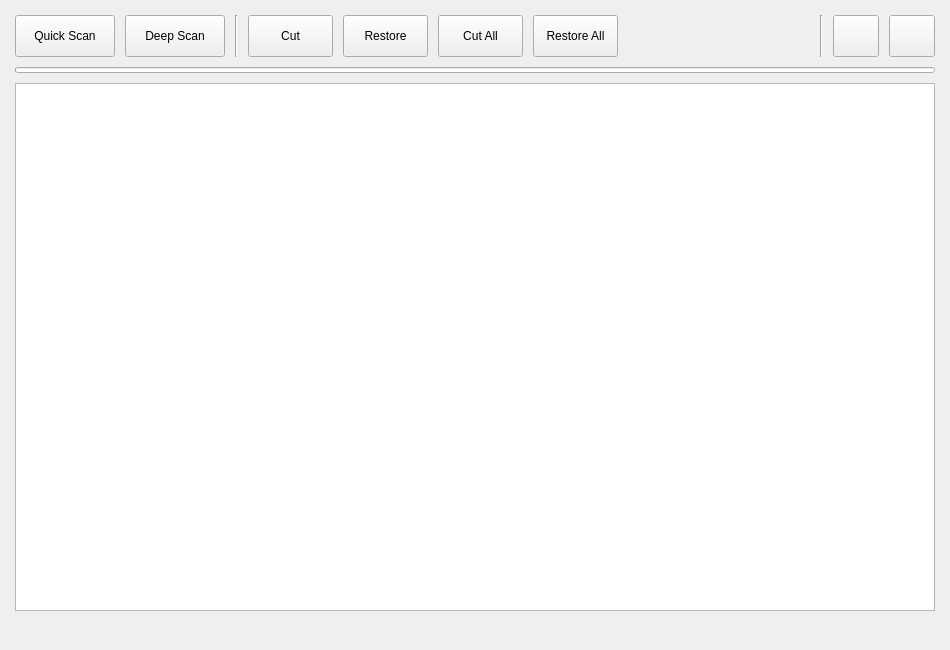
<?xml version="1.0" encoding="UTF-8"?>
<ui version="4.0">
 <class>MainWindow</class>
 <widget class="QMainWindow" name="MainWindow">
  <property name="geometry">
   <rect>
    <x>0</x>
    <y>0</y>
    <width>950</width>
    <height>650</height>
   </rect>
  </property>
  <property name="minimumSize">
   <size>
    <width>950</width>
    <height>650</height>
   </size>
  </property>
  <property name="windowTitle">
   <string>Elmocut - KiraiEEE Test Edition</string>
  </property>
  <property name="animated">
   <bool>true</bool>
  </property>
  <widget class="QWidget" name="centralwidget">
   <layout class="QVBoxLayout" name="verticalLayout_main">
    <property name="spacing">
     <number>10</number>
    </property>
    <property name="leftMargin">
     <number>15</number>
    </property>
    <property name="topMargin">
     <number>15</number>
    </property>
    <property name="rightMargin">
     <number>15</number>
    </property>
    <property name="bottomMargin">
     <number>15</number>
    </property>
    <item>
     <layout class="QHBoxLayout" name="toolbarLayout">
      <property name="spacing">
       <number>10</number>
      </property>
      <item>
       <widget class="QPushButton" name="btnScanEasy">
        <property name="minimumSize">
         <size>
          <width>100</width>
          <height>42</height>
         </size>
        </property>
        <property name="maximumSize">
         <size>
          <width>130</width>
          <height>42</height>
         </size>
        </property>
        <property name="toolTip">
         <string>Quick Scan (ARP)</string>
        </property>
        <property name="text">
         <string>Quick Scan</string>
        </property>
        <property name="iconSize">
         <size>
          <width>26</width>
          <height>26</height>
         </size>
        </property>
       </widget>
      </item>
      <item>
       <widget class="QPushButton" name="btnScanHard">
        <property name="minimumSize">
         <size>
          <width>100</width>
          <height>42</height>
         </size>
        </property>
        <property name="maximumSize">
         <size>
          <width>130</width>
          <height>42</height>
         </size>
        </property>
        <property name="toolTip">
         <string>Deep Scan (Ping)</string>
        </property>
        <property name="text">
         <string>Deep Scan</string>
        </property>
        <property name="iconSize">
         <size>
          <width>26</width>
          <height>26</height>
         </size>
        </property>
       </widget>
      </item>
      <item>
       <widget class="Line" name="separator1">
        <property name="orientation">
         <enum>Qt::Vertical</enum>
        </property>
       </widget>
      </item>
      <item>
       <widget class="QPushButton" name="btnKill">
        <property name="minimumSize">
         <size>
          <width>85</width>
          <height>42</height>
         </size>
        </property>
        <property name="maximumSize">
         <size>
          <width>110</width>
          <height>42</height>
         </size>
        </property>
        <property name="toolTip">
         <string>Cut Selected Device</string>
        </property>
        <property name="text">
         <string>Cut</string>
        </property>
        <property name="iconSize">
         <size>
          <width>26</width>
          <height>26</height>
         </size>
        </property>
       </widget>
      </item>
      <item>
       <widget class="QPushButton" name="btnUnkill">
        <property name="minimumSize">
         <size>
          <width>85</width>
          <height>42</height>
         </size>
        </property>
        <property name="maximumSize">
         <size>
          <width>110</width>
          <height>42</height>
         </size>
        </property>
        <property name="toolTip">
         <string>Restore Selected Device</string>
        </property>
        <property name="text">
         <string>Restore</string>
        </property>
        <property name="iconSize">
         <size>
          <width>26</width>
          <height>26</height>
         </size>
        </property>
       </widget>
      </item>
      <item>
       <widget class="QPushButton" name="btnKillAll">
        <property name="minimumSize">
         <size>
          <width>85</width>
          <height>42</height>
         </size>
        </property>
        <property name="maximumSize">
         <size>
          <width>110</width>
          <height>42</height>
         </size>
        </property>
        <property name="toolTip">
         <string>Cut All Devices</string>
        </property>
        <property name="text">
         <string>Cut All</string>
        </property>
        <property name="iconSize">
         <size>
          <width>26</width>
          <height>26</height>
         </size>
        </property>
       </widget>
      </item>
      <item>
       <widget class="QPushButton" name="btnUnkillAll">
        <property name="minimumSize">
         <size>
          <width>85</width>
          <height>42</height>
         </size>
        </property>
        <property name="maximumSize">
         <size>
          <width>110</width>
          <height>42</height>
         </size>
        </property>
        <property name="toolTip">
         <string>Restore All Devices</string>
        </property>
        <property name="text">
         <string>Restore All</string>
        </property>
        <property name="iconSize">
         <size>
          <width>26</width>
          <height>26</height>
         </size>
        </property>
       </widget>
      </item>
      <item>
       <spacer name="horizontalSpacer">
        <property name="orientation">
         <enum>Qt::Horizontal</enum>
        </property>
        <property name="sizeHint" stdset="0">
         <size>
          <width>40</width>
          <height>20</height>
         </size>
        </property>
       </spacer>
      </item>
      <item>
       <widget class="Line" name="separator2">
        <property name="orientation">
         <enum>Qt::Vertical</enum>
        </property>
       </widget>
      </item>
      <item>
       <widget class="QPushButton" name="btnSettings">
        <property name="minimumSize">
         <size>
          <width>46</width>
          <height>42</height>
         </size>
        </property>
        <property name="maximumSize">
         <size>
          <width>46</width>
          <height>42</height>
         </size>
        </property>
        <property name="toolTip">
         <string>Settings</string>
        </property>
        <property name="text">
         <string/>
        </property>
        <property name="iconSize">
         <size>
          <width>28</width>
          <height>28</height>
         </size>
        </property>
       </widget>
      </item>
      <item>
       <widget class="QPushButton" name="btnAbout">
        <property name="minimumSize">
         <size>
          <width>46</width>
          <height>42</height>
         </size>
        </property>
        <property name="maximumSize">
         <size>
          <width>46</width>
          <height>42</height>
         </size>
        </property>
        <property name="toolTip">
         <string>About</string>
        </property>
        <property name="text">
         <string/>
        </property>
        <property name="iconSize">
         <size>
          <width>28</width>
          <height>28</height>
         </size>
        </property>
       </widget>
      </item>
     </layout>
    </item>
    <item>
     <widget class="QProgressBar" name="pgbar">
      <property name="minimumSize">
       <size>
        <width>0</width>
        <height>6</height>
       </size>
      </property>
      <property name="maximumSize">
       <size>
        <width>16777215</width>
        <height>6</height>
       </size>
      </property>
      <property name="value">
       <number>0</number>
      </property>
      <property name="textVisible">
       <bool>false</bool>
      </property>
     </widget>
    </item>
    <item>
     <widget class="QTableWidget" name="tableScan">
      <property name="alternatingRowColors">
       <bool>true</bool>
      </property>
      <property name="selectionBehavior">
       <enum>QAbstractItemView::SelectRows</enum>
      </property>
      <property name="sortingEnabled">
       <bool>true</bool>
      </property>
     </widget>
    </item>
    <item>
     <layout class="QHBoxLayout" name="statusLayout">
      <property name="spacing">
       <number>12</number>
      </property>
      <item>
       <widget class="QLabel" name="lblleft">
        <property name="font">
         <font>
          <family>Consolas</family>
          <pointsize>9</pointsize>
         </font>
        </property>
        <property name="text">
         <string/>
        </property>
        <property name="alignment">
         <set>Qt::AlignLeading|Qt::AlignLeft|Qt::AlignVCenter</set>
        </property>
       </widget>
      </item>
      <item>
       <widget class="QLabel" name="lblcenter">
        <property name="font">
         <font>
          <family>Consolas</family>
          <pointsize>9</pointsize>
         </font>
        </property>
        <property name="text">
         <string/>
        </property>
        <property name="alignment">
         <set>Qt::AlignCenter</set>
        </property>
       </widget>
      </item>
      <item>
       <widget class="QLabel" name="lblright">
        <property name="font">
         <font>
          <family>Consolas</family>
          <pointsize>9</pointsize>
         </font>
        </property>
        <property name="text">
         <string/>
        </property>
        <property name="alignment">
         <set>Qt::AlignRight|Qt::AlignTrailing|Qt::AlignVCenter</set>
        </property>
       </widget>
      </item>
     </layout>
    </item>
   </layout>
  </widget>
 </widget>
 <resources/>
 <connections/>
</ui>
